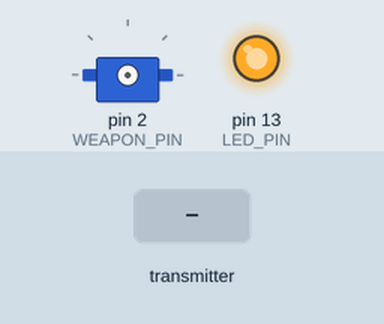
Simulated run of this sketch. Board: Arduino Uno, built with avr-gcc and run on an emulated ATmega328P. On the bench: servo, output pins drawn as LEDs (lit = HIGH). Dashed ring = blinking. Inputs (shaded band) come from the test bench. No radio packets arrive unless stated; what the sketch prints to the serial monitor is not drawn.

Above: at 1.2 s.
1.3 s: the transmitter starts sending packet.0 = 256
At 1.78 s:
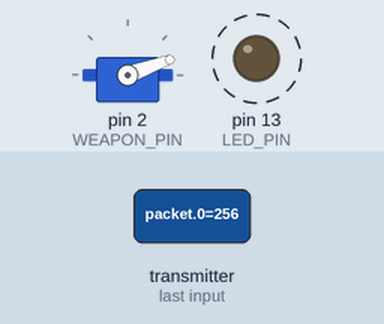
4.3 s: the transmitter starts sending packet.4 = 256
At 5.15 s:
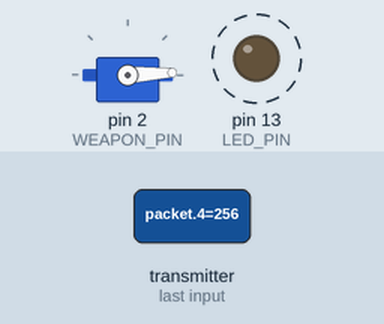
7.3 s: the transmitter starts sending packet.0 = 512
At 7.63 s:
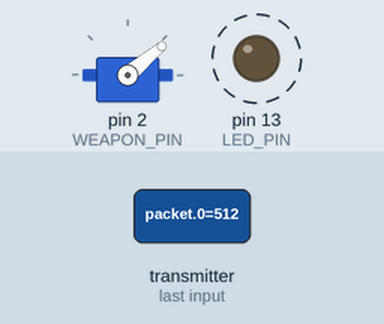
10.3 s: the transmitter starts sending packet.4 = 0
13.3 s: the transmitter starts sending packet.0 = 1023
At 14.29 s:
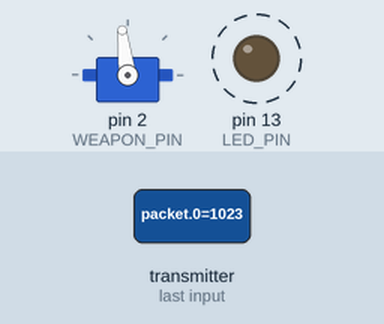
16.3 s: the transmitter starts sending packet.4 = 512
Timing chart, 0 to 20.3 s (numbered marks = the images above; inputs shaded):
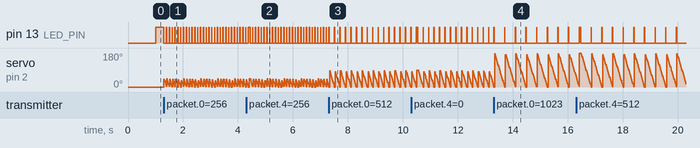

Measured:
- after the input at 1.3 s, pin 13 (LED_PIN): alternates HIGH for 0.01 s and LOW for 0.09 s, starting at once; servo on pin 2 (WEAPON_PIN): ramps from 43° to 0° and jumps back, once every 0.10 s
- after the input at 7.3 s, pin 13 (LED_PIN): alternates HIGH for 0.01 s and LOW for 0.19 s, starting after 0.21 s
- after the input at 13.3 s, pin 13 (LED_PIN): alternates HIGH for 0.01 s and LOW for 0.38 s, starting after 0.40 s

The sketch:

generic_spinner.ino
```cpp
//Include required libraries.
#include <SPI.h>
#include <nRF24L01.h>
#include <RF24.h>
#include <Servo.h>

#define RF_CE 7
#define RF_CSN 8
#define WEAPON_PIN 2
#define LED_PIN 13

#define MOTOR_1_MINIMUM_VALUE 0
#define MOTOR_1_MAXIMUM_VALUE 200
#define MOTOR_2_MINIMUM_VALUE 0
#define MOTOR_2_MAXIMUM_VALUE 200
#define CURVE 0 //set to 0 to disable
#define AUTO_BRAKE true
#define FAILSAFE_BRAKE false
#define INVERT_MOTOR_1 false
#define INVERT_MOTOR_2 true

#define STOP_TIMEOUT 1000

RF24 radio(RF_CE, RF_CSN); //Attach radio on CE 7 and CSN 8

Servo esc; //Create esc

int packet[5]; //Initialize the packet

const byte address[6] = "737373"; //Set the radio ID

//Create variables for what to write to the motors
int esc_value;
int motor_1_value;
int motor_2_value;

//Curve value
byte curve = 0;

//Create variables for the failsafe timers
unsigned long timer;
unsigned long last_success;

//For the lag checker
int last_check_value = 0;

void setup() {
  delay(50); //The receiver has to start AFTER the motor driver does
  Serial.begin(9600); //Start serial

  //esc.attach(WEAPON_PIN);

  pinMode(LED_PIN, OUTPUT);

  //Curve config
  if(curve > 0){
    Serial.write(0xCF); //Set curve...
    Serial.write(curve); //Set it to whatever the value is
  }
  else{
    Serial.write(0xD0); //Disable curve
  }

  //Auto braking config
  if(AUTO_BRAKE){
    Serial.write(0xD1);
  }
  else{
    Serial.write(0xD2);
  }

  //Failsafe brake config
  if(FAILSAFE_BRAKE){
    Serial.write(0xD3);
  }
  else{
    Serial.write(0xD4);
  }

  radio.begin(); //Start the radio
  radio.openReadingPipe(0, address);
  radio.setDataRate(RF24_250KBPS); //We don't need high data rate and slower tends to be more reliable
  radio.startListening(); //Start listening for data
}

void loop() {
  timer = millis();
  if (radio.available()) {
    digitalWrite(LED_PIN, 0);
    if(!esc.attached()){
      esc.attach(WEAPON_PIN);
    }

    //Read
    radio.read(&packet, sizeof(packet));

    //Print all received data.

    if(INVERT_MOTOR_1){
      motor_1_value = map(packet[1], 1023, 0, MOTOR_1_MINIMUM_VALUE, MOTOR_1_MAXIMUM_VALUE);
    }
    else{
      motor_1_value = map(packet[1], 0, 1023, MOTOR_1_MINIMUM_VALUE, MOTOR_1_MAXIMUM_VALUE);
    }

    if(INVERT_MOTOR_2){
      motor_2_value = map(packet[2], 1023, 0, MOTOR_2_MINIMUM_VALUE, MOTOR_2_MAXIMUM_VALUE);
    }
    else{
      motor_2_value = map(packet[2], 0, 1023, MOTOR_2_MINIMUM_VALUE, MOTOR_2_MAXIMUM_VALUE);
    }

    esc_value = map(packet[0], 10, 1023, 0, 180);

    Serial.write(0xC9);
    Serial.write(motor_2_value);
    Serial.write(0xCA);
    Serial.write(motor_1_value);


    esc.write(esc_value);

    if(packet[4] == last_check_value){
      //Detach both drive ESCs instantly.
      //Slowly throttle down the weapon motor
      for (int esc_stop = esc_value; esc_stop >= 0; esc_stop--) {
        esc.write(esc_stop);
        delay(2);
      }
      esc.detach(); //Detach the weapon ESC.
      Serial.write(0xFF);
    }

    last_check_value = packet[4];
    digitalWrite(LED_PIN, 1);
    last_success = timer;

    delay(10);

  }
  else {
    if (timer - last_success > STOP_TIMEOUT) {
      Serial.write(0);

      //Slowly throttle down the weapon motor. Stopping something spinning with that much inertia instantly is a really bad idea.
      for (int esc_stop = esc_value; esc_stop >= 0; esc_stop--) {
        esc.write(esc_stop);
        delay(5);
      }
      digitalWrite(LED_PIN, 1);
      esc.detach(); //Detach the weapon ESC.
      Serial.write(0xFF);
    }
    else {
      esc.write(esc_value);
    }
  }
}
```
